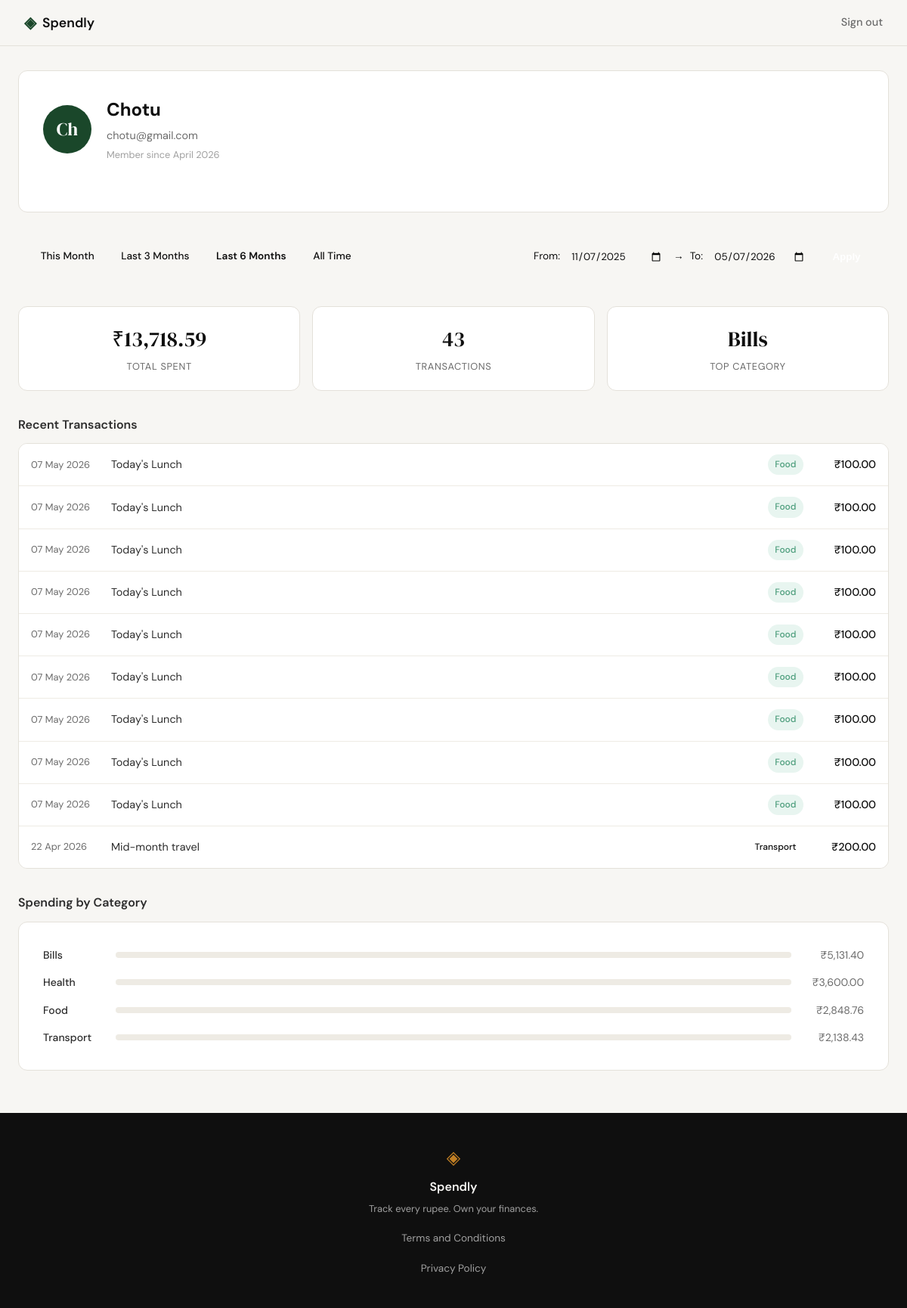
The app's page /profile?date_from=2025-11-07&date_to=2026-05-07 (signed in) with its own data.
### tables this page shows
CREATE TABLE users (
            id INTEGER PRIMARY KEY AUTOINCREMENT,
            name TEXT NOT NULL,
            email TEXT UNIQUE NOT NULL,
            password_hash TEXT NOT NULL,
            created_at TEXT DEFAULT (datetime('now'))
        );

CREATE TABLE expenses (
            id INTEGER PRIMARY KEY AUTOINCREMENT,
            user_id INTEGER NOT NULL,
            amount REAL NOT NULL,
            category TEXT NOT NULL,
            date TEXT NOT NULL,
            description TEXT,
            created_at TEXT DEFAULT (datetime('now')),
            FOREIGN KEY (user_id) REFERENCES users(id)
        );

### app.py (the view)
@app.route("/profile")
def profile():
    if not session.get("user_id"):
        return redirect(url_for("login"))
    user = get_user_by_id(session["user_id"])
    if user is None:
        session.pop("user_id", None)
        return redirect(url_for("login"))
    valid_from, valid_to, presets = get_profile_date_filters(request.args)
    stats = get_summary_stats(session["user_id"], date_from=valid_from, date_to=valid_to)
    transactions = get_recent_transactions(session["user_id"], date_from=valid_from, date_to=valid_to)
    categories = get_category_breakdown(session["user_id"], date_from=valid_from, date_to=valid_to)
    return render_template(
        "profile.html",
        user=user,
        stats=stats,
        transactions=transactions,
        categories=categories,
        date_from=valid_from,
        date_to=valid_to,
        presets=presets
    )

### database/db.py (called while the page is built)
def get_db():
    conn = sqlite3.connect(DATABASE_PATH)
    conn.row_factory = sqlite3.Row
    conn.execute("PRAGMA foreign_keys = ON")
    return conn

### database/queries.py (called while the page is built)
def _fmt(amount):
    return f"₹{amount:,.2f}"

def _fmt_date(date_str):
    d = datetime.strptime(date_str, "%Y-%m-%d")
    return d.strftime("%d %b %Y")

def _apply_date_filters(query, params, date_from, date_to):
    if date_from and date_to:
        query += " AND date BETWEEN ? AND ?"
        params.extend([date_from, date_to])
    elif date_from:
        query += " AND date >= ?"
        params.append(date_from)
    elif date_to:
        query += " AND date <= ?"
        params.append(date_to)
    return query, params

def get_user_by_id(user_id: int):
    conn = get_db()
    cursor = conn.cursor()
    cursor.execute(
        "SELECT name, email, created_at FROM users WHERE id = ?",
        (user_id,)
    )
    row = cursor.fetchone()
    conn.close()
    if row is None:
        return None
    created = datetime.strptime(row["created_at"], "%Y-%m-%d %H:%M:%S")
    member_since = created.strftime("%B %Y")
    return {"name": row["name"], "email": row["email"], "member_since": member_since}

def get_recent_transactions(user_id: int, limit: int = 10, date_from: str = None, date_to: str = None):
    conn = get_db()
    cursor = conn.cursor()
    query = "SELECT date, description, category, amount FROM expenses WHERE user_id = ?"
    params = [user_id]
    query, params = _apply_date_filters(query, params, date_from, date_to)
    query += " ORDER BY date DESC LIMIT ?"
    params.append(limit)
    cursor.execute(query, params)
    rows = cursor.fetchall()
    conn.close()
    return [
        {"date": _fmt_date(row["date"]), "description": row["description"], "category": row["category"], "amount": _fmt(row["amount"])}
        for row in rows
    ]

### templates/profile.html (shortened to what this page needs)
{% extends "base.html" %}
{% block content %}
<div class="container" style="max-width: var(--max-width); margin: 0 auto; padding: 2rem 1.5rem;">
    <link rel="stylesheet" href="{{ url_for('static', filename='css/profile.css') }}">
    <div class="auth-card" style="margin-bottom: 1.5rem;">
        <div class="profile-header">
            <div class="avatar">{{ user.name[:2] }}</div>
            <div class="user-info">
                <h1>{{ user.name }}</h1>
                <p>{{ user.email }}</p>
                <p class="member-since">Member since {{ user.member_since }}</p>
            </div>
        </div>
    </div>
    <div class="filter-bar">
        <div class="presets">
            <a href="{{ url_for('profile', date_from=presets.this_month[0], date_to=presets.this_month[1]) }}"
               class="preset-btn {{ 'active' if date_from == presets.this_month[0] and date_to == presets.this_month[1] }}">This Month</a>
            <a href="{{ url_for('profile', date_from=presets.three_months[0], date_to=presets.three_months[1]) }}"
               class="preset-btn {{ 'active' if date_from == presets.three_months[0] and date_to == presets.three_months[1] }}">Last 3 Months</a>
            <a href="{{ url_for('profile', date_from=presets.six_months[0], date_to=presets.six_months[1]) }}"
               class="preset-btn {{ 'active' if date_from == presets.six_months[0] and date_to == presets.six_months[1] }}">Last 6 Months</a>
            <a href="{{ url_for('profile') }}"
               class="preset-btn {{ 'active' if not date_from and not date_to }}">All Time</a>
        </div>
        <form class="custom-range" method="GET" action="{{ url_for('profile') }}">
            <label>From:</label>
            <input type="date" name="date_from" value="{{ date_from or '' }}">
            <span class="date-separator">&rarr;</span>
            <label>To:</label>
            <input type="date" name="date_to" value="{{ date_to or '' }}">
            <button type="submit" class="apply-btn">Apply</button>
        </form>
    </div>
    <div class="stat-grid" style="margin-bottom: 2rem;">
        <div class="stat-card">
            <div class="stat-value">{{ stats.total_spent }}</div>
            <div class="stat-label">Total Spent</div>
        </div>
        <div class="stat-card">
            <div class="stat-value">{{ stats.transaction_count }}</div>
            <div class="stat-label">Transactions</div>
        </div>
        <div class="stat-card">
            <div class="stat-value">{{ stats.top_category }}</div>
            <div class="stat-label">Top Category</div>
        </div>
    </div>
    <div style="margin-bottom: 2rem;">
        <div class="section-title">Recent Transactions</div>
        <div class="transaction-list">
            {% for tx in transactions %}
            <div class="transaction-row">
                <span class="tx-date">{{ tx.date }}</span>
                <span class="tx-desc">{{ tx.description }}</span>
                <span class="badge badge-{{ tx.category|lower }}">{{ tx.category }}</span>
                <span class="tx-amount">{{ tx.amount }}</span>
            </div>
            {% endfor %}
        </div>
    </div>
    <div>
        <div class="section-title">Spending by Category</div>
        <div class="auth-card">
            <div class="category-list">
                {% for cat in categories %}
                <div class="category-row">
                    <span class="cat-name">{{ cat.name }}</span>
                    <div class="cat-bar-wrap">
                        <div class="category-bar-track">
                            <div class="category-bar {{ cat.class }}" style="width: {{ cat.percent }}%"></div>
                        </div>
                    </div>
                    <span class="cat-amount">{{ cat.amount }}</span>
                </div>
                {% endfor %}
            </div>
        </div>
    </div>
</div>
{% endblock %}

### static/css/style.css (style rules this page uses)
:root { --ink: #0f0f0f; --ink-soft: #2d2d2d; --ink-muted: #6b6b6b; --ink-faint: #a0a0a0; --paper: #f7f6f3; --paper-warm: #f0ede6; --paper-card: #ffffff; --accent: #1a472a; --accent-light: #e8f0eb; --accent-2: #c17f24; --accent-2-light: #fdf3e3; --danger: #c0392b; --danger-light: #fdecea; --border: #e4e1da; --border-soft: #eeebe4; --green: #4a9c7a; --green-light: #e8f5f0; --blue: #5b7fa6; --purple: #8b5e83; --orange: #e8a44a; --font-display: 'DM Serif Display', Georgia, serif; --font-body: 'DM Sans', system-ui, sans-serif; --max-width: 1200px; --auth-width: 440px; --radius-sm: 6px; --radius-md: 12px; --radius-lg: 20px; }
*, *::before, *::after { box-sizing: border-box; margin: 0; padding: 0; }
html { font-size: 16px; scroll-behavior: smooth; }
body { background: var(--paper); color: var(--ink); font-family: var(--font-body); font-size: 1rem; line-height: 1.6; -webkit-font-smoothing: antialiased; }
a { color: inherit; text-decoration: none; }
.auth-card { background: var(--paper-card); border: 1px solid var(--border); border-radius: var(--radius-md); padding: 2rem; margin-bottom: 1.5rem; }
.profile-header { display: flex; align-items: center; gap: 1.25rem; margin-bottom: 2rem; }
.avatar { width: 64px; height: 64px; border-radius: 50%; background: var(--accent); color: var(--paper-card); display: flex; align-items: center; justify-content: center; font-family: var(--font-display); font-size: 1.5rem; font-weight: 400; flex-shrink: 0; }
.user-info h1 { font-size: 1.5rem; color: var(--ink); margin: 0 0 0.25rem; }
.user-info p { color: var(--ink-muted); font-size: 0.9rem; margin: 0; }
.user-info .member-since { color: var(--ink-faint); font-size: 0.8rem; margin-top: 0.25rem; }
.stat-grid { display: grid; grid-template-columns: repeat(3, 1fr); gap: 1rem; margin-bottom: 2rem; }
.stat-card { background: var(--paper-card); border: 1px solid var(--border); border-radius: var(--radius-md); padding: 1.25rem; text-align: center; }
.stat-value { font-family: var(--font-display); font-size: 1.75rem; color: var(--ink); margin-bottom: 0.25rem; }
.stat-label { color: var(--ink-muted); font-size: 0.8rem; text-transform: uppercase; letter-spacing: 0.05em; }
.section-title { font-size: 1rem; font-weight: 600; color: var(--ink-soft); margin-bottom: 0.75rem; }
.transaction-list { display: flex; flex-direction: column; border: 1px solid var(--border); border-radius: var(--radius-md); overflow: hidden; margin-bottom: 2rem; }
.transaction-row { display: flex; align-items: center; gap: 1rem; padding: 0.875rem 1rem; background: var(--paper-card); border-bottom: 1px solid var(--border-soft); }
.transaction-row:last-child { border-bottom: none; }
.transaction-row .tx-date { color: var(--ink-muted); font-size: 0.8rem; min-width: 90px; }
.transaction-row .tx-desc { flex: 1; color: var(--ink-soft); font-size: 0.9rem; }
.transaction-row .tx-amount { font-weight: 500; color: var(--ink); font-size: 0.9rem; min-width: 80px; text-align: right; }
.category-list { display: flex; flex-direction: column; gap: 0.875rem; }
.category-row { display: flex; align-items: center; gap: 1rem; }
.category-row .cat-name { min-width: 80px; color: var(--ink-soft); font-size: 0.875rem; font-weight: 500; }
.category-row .cat-bar-wrap { flex: 1; display: flex; align-items: center; gap: 0.75rem; }
.category-bar-track { flex: 1; height: 8px; background: var(--border-soft); border-radius: 999px; overflow: hidden; }
.category-bar { height: 100%; border-radius: 999px; }
.category-row .cat-amount { min-width: 80px; text-align: right; color: var(--ink-muted); font-size: 0.875rem; }
.badge { display: inline-flex; align-items: center; padding: 0.25rem 0.6rem; border-radius: 999px; font-size: 0.75rem; font-weight: 500; }
.badge-food { background: var(--green-light); color: var(--green); }

### records on screen
users: name "Ch", name "Chotu", email "chotu@gmail.com"
expenses: date "07 May 2026", description "Today's Lunch", category "Food", amount "₹100.00"
expenses: date "07 May 2026", description "Today's Lunch", category "Food", amount "₹100.00"
expenses: date "07 May 2026", description "Today's Lunch", category "Food", amount "₹100.00"
expenses: date "07 May 2026", description "Today's Lunch", category "Food", amount "₹100.00"
expenses: date "07 May 2026", description "Today's Lunch", category "Food", amount "₹100.00"
expenses: date "07 May 2026", description "Today's Lunch", category "Food", amount "₹100.00"
expenses: date "07 May 2026", description "Today's Lunch", category "Food", amount "₹100.00"
expenses: date "07 May 2026", description "Today's Lunch", category "Food", amount "₹100.00"
expenses: date "07 May 2026", description "Today's Lunch", category "Food", amount "₹100.00"
expenses: date "22 Apr 2026", description "Mid-month travel", category "Transport", amount "₹200.00"

### other values on screen
{{ user.member_since }} "April 2026"
{{ stats.total_spent }} "₹13,718.59"
{{ stats.transaction_count }} "43"
{{ stats.top_category }} "Bills"
{{ cat.name }} "Bills" "Health" "Food" "Transport"
{{ cat.amount }} "₹5,131.40" "₹3,600.00" "₹2,848.76" "₹2,138.43"
